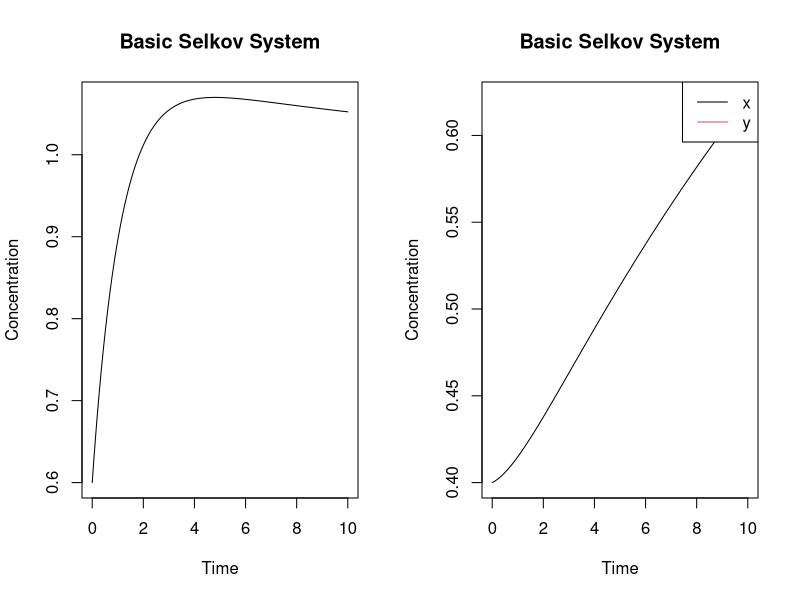
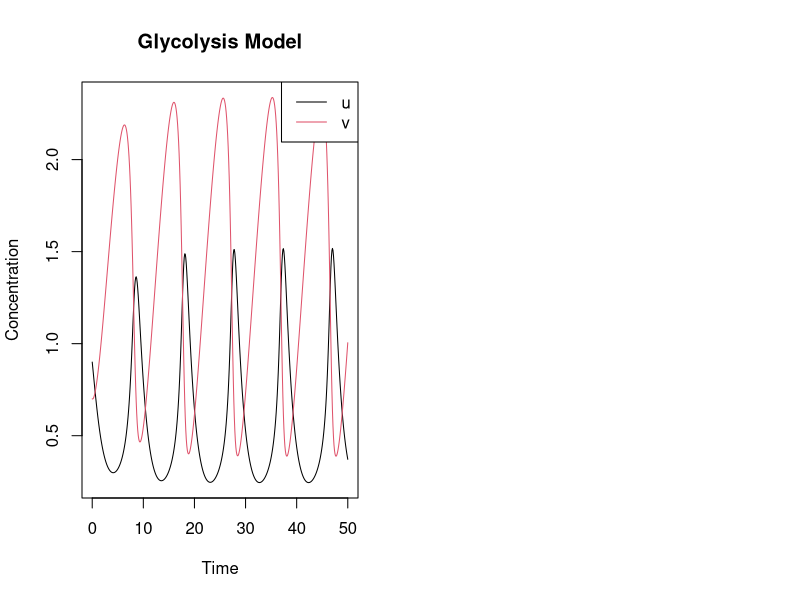

Here is the R script that generated these plots, in order:
## ---- chunk 1
library(deSolve)
#R Package with functions that solve initial value problems of a system of first-order ordinary differential equations (ODE), of partial differential equations (PDE), of differential algebraic equations (DAE), and of delay differential equations (DDE).


# Define the function for the Selkov system gamma = cooperativity
selkov <- function(time, state, parameters) {
  with(as.list(c(state, parameters)), {
    x <- state[1]
    y <- state[2]
    alpha <- parameters[1]
    gamma <- parameters[2]
    
    # Define differential equations
    dxdt <- 1 - x * y^gamma
    dydt <- alpha * y * (x * y^(gamma - 1) - 1)
    
    # Return the changes
    return(list(c(dxdt, dydt)))
  })
}

# Define initial conditions
initial_state <- c(x = 0.6, y = 0.4)

# Define parameters
parameters <- c(alpha = 0.05, gamma = 0.1)  # Example values, adjust as needed

# Define time points
times <- seq(0, 10, by = 0.01)  # Time span from 0 to 50

# Solve the ODE system
out <- ode(y = initial_state, times = times, func = selkov, parms = parameters)

# Plot the results
plot(out, xlab = "Time", ylab = "Concentration", main = "Basic Selkov System")
legend("topright", legend = c("x", "y"), col = 1:2, lty = 1)
## ---- chunk 2
# Alternative differential model for Glycolysis, ref: Evgeni Selkov,Self-oscillations in Glycolysis,European Journal of Biochemistry,Volume 4, 1968, pages 79-86.
glycolysis <- function(time, state, parameters) {
  with(as.list(c(state, parameters)), {
    alpha <- parameters[1]
    gamma <- parameters[2]
    u <- state[1]
    v <- state[2]
    
    # Define differential equations
    dudt <- -u + alpha * v + u^2 * v
    dvdt <- gamma - alpha * v - u^2 * v
    
    # Return the changes
    return(list(c(dudt, dvdt)))
  })
}

# Define initial conditions
initial_state <- c(u = 0.9, v = 0.7)

# Define parameters
parameters <- c(alpha = 0.08, gamma = 0.6, t0 = 0, y0 = c(0.9, 0.7), tstop = 50)

# Define time points
times <- seq(parameters[3], parameters[6], by = 0.1)

# Solve the ODE system
out <- ode(y = initial_state, times = times, func = glycolysis, parms = parameters[1:2])

# Plot the results
matplot(out[, "time"], out[, -1], type = "l", lty = 1, col = 1:2, xlab = "Time", ylab = "Concentration", main = "Glycolysis Model")
legend("topright", legend = c("u", "v"), col = 1:2, lty = 1)
